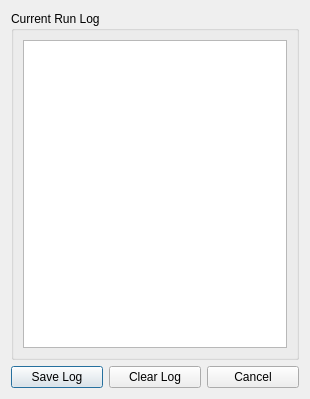
<?xml version="1.0" encoding="UTF-8"?>
<ui version="4.0">
 <class>LogDialog</class>
 <widget class="QDialog" name="LogDialog">
  <property name="geometry">
   <rect>
    <x>0</x>
    <y>0</y>
    <width>310</width>
    <height>399</height>
   </rect>
  </property>
  <property name="windowTitle">
   <string>Log</string>
  </property>
  <layout class="QGridLayout" name="gridLayout">
   <item row="0" column="0" colspan="3">
    <widget class="QGroupBox" name="groupBox">
     <property name="title">
      <string>Current Run Log</string>
     </property>
     <layout class="QVBoxLayout" name="verticalLayout_2">
      <item>
       <widget class="QTextBrowser" name="textBrowser"/>
      </item>
     </layout>
    </widget>
   </item>
   <item row="2" column="1">
    <widget class="QPushButton" name="pushButton">
     <property name="text">
      <string>Clear Log</string>
     </property>
    </widget>
   </item>
   <item row="2" column="0">
    <widget class="QPushButton" name="pushButton_2">
     <property name="text">
      <string>Save Log</string>
     </property>
     <property name="default">
      <bool>true</bool>
     </property>
    </widget>
   </item>
   <item row="2" column="2">
    <widget class="QPushButton" name="pushButton_3">
     <property name="text">
      <string>Cancel</string>
     </property>
    </widget>
   </item>
  </layout>
 </widget>
 <resources/>
 <connections/>
</ui>
